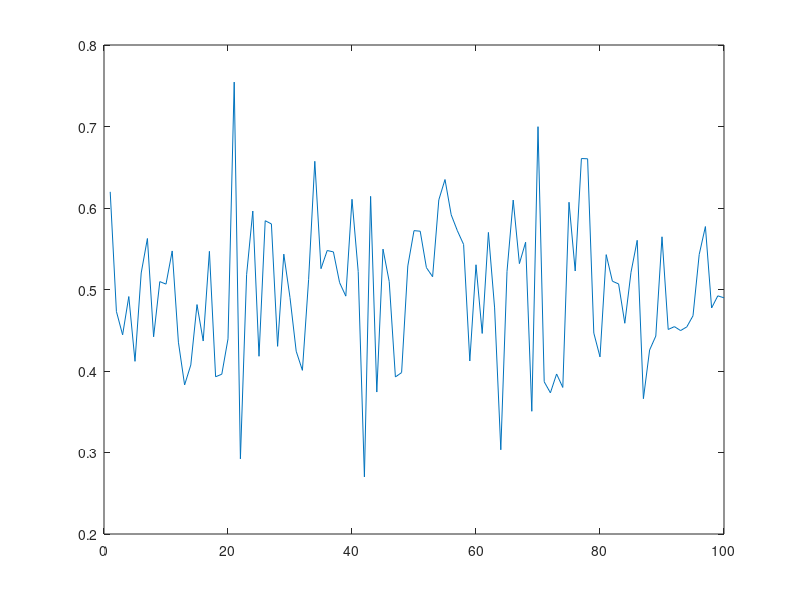

Here is the MATLAB script that generated this plot: (Note: this script raises an error after producing the figure.)
clear all
%Estudo de estacionariedade utilizando o primeiro momento estatístico:
%média
n=100;
N=1:1:n;
for i=1:10 %alterar aqui o número de sinais, i.e, eventos do processo aleatório estacionário

 x1(i,:) = rand(n,1); % rand é qualquer número real de 0 a 1.
 end

for i=1:n

 med(i) = mean(x1(:,i));
end
plot(med)
figure
ribbon(N,x1,0.1) %N tem que ser um vetor com n pontos